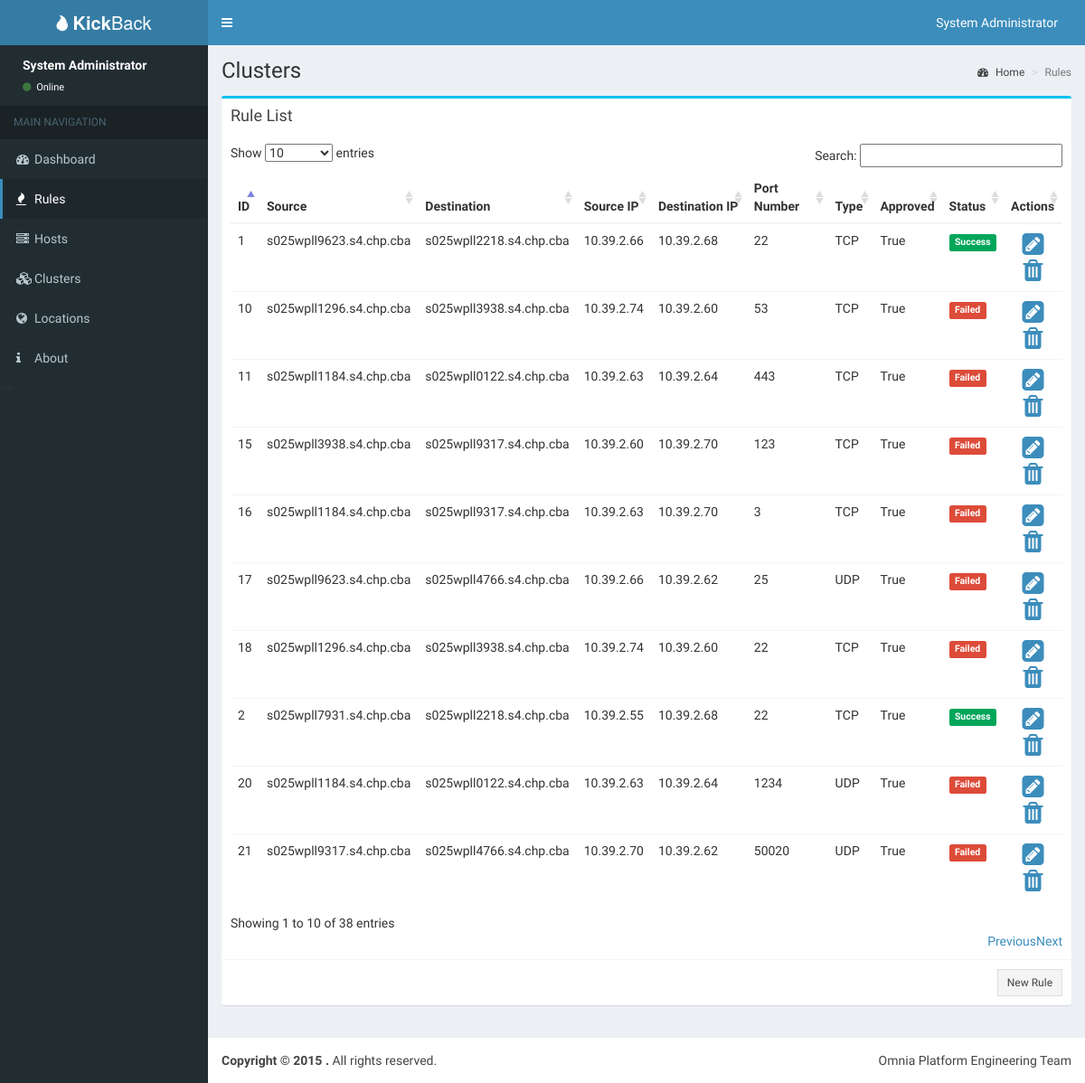
Screenshot of /rule/list/ (signed in) with the database file from the repository.
### firewalls/models.py (models this page shows, shortened)
class Rule(models.Model):
  CONNECTION_TYPE = (
      ('TCP','TCP'),
      ('UDP','UDP'),
      ('ICMP','ICMP'),
      )
  source = models.ForeignKey(Host, related_name='rule_source')
  destination = models.ForeignKey(Host, related_name='rule_destination')
  source_ip = models.IPAddressField()
  destination_ip = models.IPAddressField()
  port_number = models.IntegerField(default=0)
  connection_type = models.CharField(max_length=4, choices=CONNECTION_TYPE, default='TCP')
  approved = models.BooleanField(default=False)
  status = models.BooleanField(default=False)
  last_updated = models.DateTimeField(auto_now=True)
  class Meta:
    unique_together = (('source','destination','port_number','connection_type'),)

### clusters/models.py (models this page shows)
class Host(models.Model):
	host_name = models.CharField(max_length=50,unique=True)
	ip_address = models.IPAddressField(unique=True)
	cluster = models.ForeignKey(Cluster)
	added_at = models.DateTimeField(auto_now_add=True)
	updated_at = models.DateTimeField(auto_now=True)
 	class Meta:
		unique_together = ("host_name","ip_address")
	def __str__(self):
		return self.host_name

### firewalls/views.py (the view)
# urls.py: url(r'^rule/list/$', views.RuleList.as_view(), name='rule-details'),
class RuleList(ListView):
    model = Rule
    template_name='firewalls/rule_list.html'
    @method_decorator(login_required(login_url="/login"))
    def dispatch(self, *args, **kwargs):
        return super(RuleList, self).dispatch(*args, **kwargs)

### firewalls/templates/firewalls/rule_list.html (shortened to what this page needs)
{% extends 'firewalls/base.html'%}
{% block sidebar %}
<ul class="sidebar-menu">
	<li class="header">MAIN NAVIGATION</li>
	<li><a href="/"><i class="fa fa-dashboard"></i><span>Dashboard</span></a></li>
	<li class="active"><a href="/rule/list"><i class="fa fa-fire"></i><span>Rules</span></a></li>
	<li><a href="/host/list"><i class="fa fa-server"></i><span>Hosts</span></a></li>
	<li><a href="/cluster/list"><i class="fa fa-cubes"></i><span>Clusters</span></a></li>
	<li><a href="/location/list"><i class="fa fa-globe"></i><span>Locations</span></a></li>
	<li><a href="/about"><i class="fa fa-info"></i><span>About</span></a></li>
</section>
</aside>
{% endblock %}
{% block content %}
<div class="content-wrapper">
	<section class="content-header">
		<h1>
			Clusters
		</h1>
		<ol class="breadcrumb">
			<li><a href="#"><i class="fa fa-dashboard"></i> Home</a></li>
			<li class="active">Rules</li>
		</ol>
	</section>
	<section class="content">
		<div class="box box-info">
			<div class="box-header">
				<h3 class="box-title">Rule List</h3>
			</div>
			<div class="box-body">
        <div class="table-responsive">
          <table id="rule-table" class="table">
            <thead>
              <th>ID</th>
              <th>Source</th>
              <th>Destination</th>
              <th>Source IP</th>
              <th>Destination IP</th>
							<th>Port Number</th>
							<th>Type</th>
              <th>Approved</th>
							<th>Status</th>
							<th>Actions</th>
            </thead>
            <tbody>
              {% for rule in object_list %}
              <tr>
                <td>{{ rule.id }}</td>
                <td>{{ rule.source }}</td>
                <td>{{ rule.destination }}</td>
								<td>{{ rule.source_ip }}</td>
								<td>{{rule.destination_ip}}</td>
								<td>{{ rule.port_number}}</td>
								<td>{{rule.connection_type}}</td>
								<td>{{rule.approved}}</td>
								{% if rule.status %}
								<td><span class="label label-success">Success</span></td>
								{% else %}
								<td><span class="label label-danger">Failed</span></td>
								{% endif %}
                <td style=text-align:center>
                  <a href="/rule/update/{{ rule.id }}"><i class="fa fa-pencil-square fa-2x"></i></a>
                  <a href="/rule/delete/{{ rule.id }}"><i class="fa fa-trash fa-2x"></i></a>
                </td>
              </tr>
              {% endfor %}
            </tbody>
          </table>
        </div>
			</div>
			<div class="box-footer clearfix">
				<a href="/rule/create/" class="btn btn-sm btn-default btn-flat pull-right">New Rule</a>
			</div>
		</div>
	</section>
</div>
{% endblock %}

### firewalls/templates/firewalls/base.html (shortened to what this page needs)
<!DOCTYPE html>
{% load staticfiles %}
<html>
  <head>
    <link href="{% static 'firewalls/bootstrap/css/bootstrap.min.css' %}" rel="stylesheet" type="text/css" />
    <link href="{% static 'firewalls/plugins/fontawesome/css/font-awesome.min.css' %}" rel="stylesheet" type="text/css" />
    <link href="{% static 'firewalls/plugins/ionicons/css/ionicons.min.css' %}" rel="stylesheet" type="text/css" />
    <link href="{% static 'firewalls/dist/css/AdminLTE.min.css' %}" rel="stylesheet" type="text/css" />
    <link href="{% static 'firewalls/dist/css/skins/skin-blue.min.css' %}" rel="stylesheet" type="text/css" />
    <link href="{% static 'firewalls/plugins/visjs/vis.css' %}"rel="stylesheet" type="text/css" />
    <link href="{% static 'firewalls/plugins/datatables/dataTables.bootstrap.css' %}"rel="stylesheet" type="text/css" />
  </head>
  <body class="skin-blue">
    <div class="wrapper">
      <header class="main-header">
        <a href="/" class="logo"><i class="ion ion-fireball"></i>&nbsp;<b>Kick</b>Back</a>
        <nav class="navbar navbar-static-top" role="navigation">
          <a href="#" class="sidebar-toggle" data-toggle="offcanvas" role="button">
          </a>
          <div class="navbar-custom-menu">
            <ul class="nav navbar-nav">
              <li class="dropdown user user-menu">
                <a href="#" class="dropdown-toggle" data-toggle="dropdown">
                  <span class="hidden-xs">{{ user.get_full_name|default:user.username }}</span>
                </a>
              </li>
            </ul>
          </div>
        </nav>
      </header>
      <aside class="main-sidebar">
        <section class="sidebar">
          <div class="user-panel">
            <div class="pull-left info">
              <p>{{ user.get_full_name|default:user.username }}</p>
              <a href="#"><i class="fa fa-circle text-success"></i> Online</a>
            </div>
          </div>
        {% block sidebar%}{% endblock %}
        {% block content %}{% endblock %}
      <footer class="main-footer">
        <div class="pull-right hidden-xs">
          Omnia Platform Engineering Team
        </div>
        <strong>Copyright &copy; 2015 <a href="#"></a>.</strong> All rights reserved.
      </footer>
    </div>
  </body>
</html>

### rows the page displays
Rule: id "1", source "s025wpll9623.s4.chp.cba", destination "s025wpll2218.s4.chp.cba", source_ip "10.39.2.66", destination_ip "10.39.2.68", port_number "22", connection_type "TCP", approved "True", status "Success"
Rule: id "2", source "s025wpll7931.s4.chp.cba", destination "s025wpll2218.s4.chp.cba", source_ip "10.39.2.55", destination_ip "10.39.2.68", port_number "22", connection_type "TCP", approved "True", status "Success"
Rule: id "10", source "s025wpll1296.s4.chp.cba", destination "s025wpll3938.s4.chp.cba", source_ip "10.39.2.74", destination_ip "10.39.2.60", port_number "53", connection_type "TCP", approved "True", status "Failed"
Rule: id "11", source "s025wpll1184.s4.chp.cba", destination "s025wpll0122.s4.chp.cba", source_ip "10.39.2.63", destination_ip "10.39.2.64", port_number "443", connection_type "TCP", approved "True", status "Failed"
Rule: id "15", source "s025wpll3938.s4.chp.cba", destination "s025wpll9317.s4.chp.cba", source_ip "10.39.2.60", destination_ip "10.39.2.70", port_number "123", connection_type "TCP", approved "True", status "Failed"
Rule: id "16", source "s025wpll1184.s4.chp.cba", destination "s025wpll9317.s4.chp.cba", source_ip "10.39.2.63", destination_ip "10.39.2.70", port_number "3", connection_type "TCP", approved "True", status "Failed"
Rule: id "17", source "s025wpll9623.s4.chp.cba", destination "s025wpll4766.s4.chp.cba", source_ip "10.39.2.66", destination_ip "10.39.2.62", port_number "25", connection_type "UDP", approved "True", status "Failed"
Rule: id "18", source "s025wpll1296.s4.chp.cba", destination "s025wpll3938.s4.chp.cba", source_ip "10.39.2.74", destination_ip "10.39.2.60", port_number "22", connection_type "TCP", approved "True", status "Failed"
Rule: id "20", source "s025wpll1184.s4.chp.cba", destination "s025wpll0122.s4.chp.cba", source_ip "10.39.2.63", destination_ip "10.39.2.64", port_number "1234", connection_type "UDP", approved "True", status "Failed"
Rule: id "21", source "s025wpll9317.s4.chp.cba", destination "s025wpll4766.s4.chp.cba", source_ip "10.39.2.70", destination_ip "10.39.2.62", port_number "50020", connection_type "UDP", approved "True", status "Failed"

### other values shown
{{ user.get_full_name|default:user.username }} "System Administrator"
